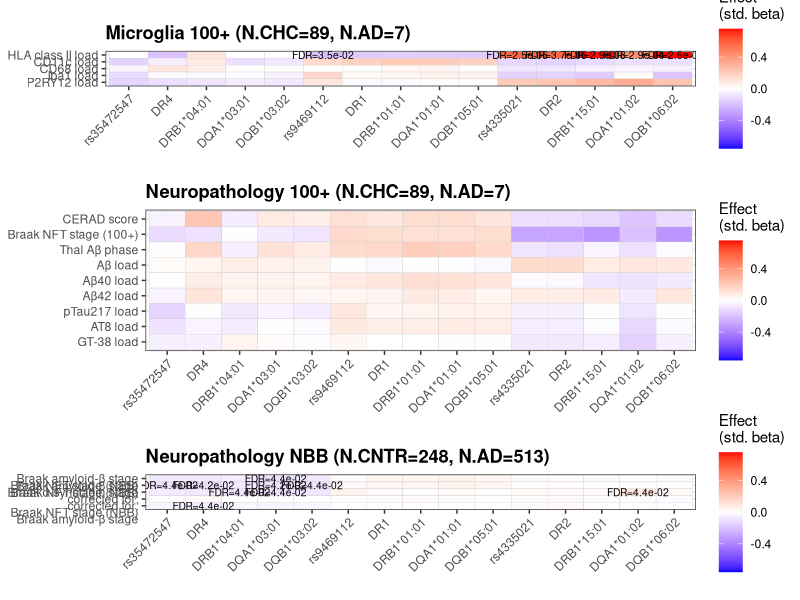

This figure's R source:
## =============================================================================
## Figure 5: heatmap of standardized effect sizes (Hap-B/Hap-R/Hap-Y genetic
## features vs. microglial markers and neuropathology), 100-plus Study
## microglia panel, 100-plus Study neuropathology panel, and NBB replication
## cohort neuropathology panel, with FDR-significant associations labeled.
##
## Built entirely from Supplementary Table 2's already-aggregated association
## statistics (from table3_supptable2.R), so - like every other main script -
## it needs no private individual-level data and can be run from a clone of
## this repository as-is.
## =============================================================================
##
## Inputs:
##   tables/supptable2.tsv - full association statistics (Haplotype, Feature,
##     Outcome variable, Std. Beta, FDR P etc.); from table3_supptable2.R
## Outputs:
##   figures/figure5_R.pdf
## =============================================================================

library(data.table)
library(ggplot2)
library(dplyr)
library(gridExtra)

# Run from the repository root, e.g. `Rscript figure5.R` from the top-level directory,
# or uncomment and edit the line below to set the working directory explicitly.
# setwd("/path/to/repository")

## -----------------------------------------------------------------------------
## Helper functions
## -----------------------------------------------------------------------------

# Heatmap of standardized effect sizes (feature x outcome), with significance labels.
make_panel <- function(df, outcome_order, title, zlim) {
  df <- df %>%
    filter(test_var %in% outcome_order) %>%
    mutate(
      test_var = factor(test_var, levels = rev(outcome_order)),
      snp_var  = factor(snp_var, levels = haplotype_features)
    )

  ggplot(df, aes(x = snp_var, y = test_var, fill = beta_std)) +
    geom_tile(color = "grey80") +
    geom_text(aes(label = label), size = 2.6) +
    scale_fill_gradient2(
      low = "blue", mid = "white", high = "red", midpoint = 0,
      limits = c(-zlim, zlim), name = "Effect\n(std. beta)"
    ) +
    labs(x = NULL, y = NULL, title = title) +
    theme_bw() +
    theme(
      axis.text.x = element_text(angle = 45, hjust = 1),
      plot.title = element_text(face = "bold")
    )
}

## -----------------------------------------------------------------------------
## 1. Panel groupings and haplotype feature order (matches
##    data_prep/nbb_replication_cohort/3_microglia_neuropathology_regression.R)
## -----------------------------------------------------------------------------

neuropathology_scores <- c("CERAD score", "Braak NFT stage (100+)", "Thal Aβ phase")
neuropathology_loads  <- c("Aβ load", "Aβ40 load", "Aβ42 load", "pTau217 load", "AT8 load", "GT-38 load")
microglia_loads       <- c("HLA class II load", "CD11c load", "CD68 load", "Iba1 load", "P2RY12 load")
neuropathology_all    <- c(neuropathology_scores, neuropathology_loads)

nbb_outcome_order <- c(
  "Braak amyloid-β stage",
  "Braak NFT stage (NBB)",
  "Braak α-synuclein stage",
  "Braak amyloid-β stage\ncorrected for:\nBraak NFT stage (NBB)",
  "Braak NFT stage (NBB)\ncorrected for:\nBraak amyloid-β stage"
)

haplotype_features <- c(
  "rs35472547", "DR4", "DRB1*04:01", "DQA1*03:01", "DQB1*03:02", # Hap-B (blue)
  "rs9469112",  "DR1", "DRB1*01:01", "DQA1*01:01", "DQB1*05:01", # Hap-R (red)
  "rs4335021",  "DR2", "DRB1*15:01", "DQA1*01:02", "DQB1*06:02"  # Hap-Y (yellow)
)

## -----------------------------------------------------------------------------
## 2. Rebuild the 100-plus and NBB association tables from Supplementary
##    Table 2, restoring the cross-adjustment labels collapsed for the TSV
## -----------------------------------------------------------------------------

supptable2 <- fread("tables/supptable2.tsv")
supptable2$`Outcome variable` <- gsub(" corrected for: ", "\ncorrected for:\n", supptable2$`Outcome variable`)

to_panel_df <- function(df) {
  data.frame(
    test_var = df$`Outcome variable`,
    snp_var  = factor(df$Feature, levels = haplotype_features),
    beta_std = df$`Std. Beta`,
    label    = ifelse(df$`FDR P` < 0.05, paste0("FDR=", formatC(df$`FDR P`, format = "e", digits = 1)), "")
  )
}

results     <- to_panel_df(supptable2[supptable2$`Outcome variable` %in% c(neuropathology_all, microglia_loads), ])
nbb_results <- to_panel_df(supptable2[supptable2$`Outcome variable` %in% nbb_outcome_order, ])

## -----------------------------------------------------------------------------
## 3. Figure 5: heatmap panels (100-plus microglia, 100-plus neuropathology,
##    NBB neuropathology)
## -----------------------------------------------------------------------------

zlim <- max(abs(supptable2$`Std. Beta`), na.rm = TRUE)

plot_micro <- make_panel(results, microglia_loads, "Microglia 100+ (N.CHC=89, N.AD=7)", zlim)
plot_neuro <- make_panel(results, neuropathology_all, "Neuropathology 100+ (N.CHC=89, N.AD=7)", zlim)
plot_nbb <- make_panel(nbb_results, nbb_outcome_order, "Neuropathology NBB (N.CNTR=248, N.AD=513)", zlim)

cairo_pdf(
  "figures/figure5_R.pdf",
  width = 14,
  height = 17
)
spacer <- grid::rectGrob(gp = grid::gpar(col = NA, fill = NA)) # small vertical spacer between panels
grid.arrange(
  spacer, plot_micro,
  spacer, plot_neuro,
  spacer, plot_nbb,
  ncol = 1,
  heights = c(0.5, 4, 0.5, 7, 0.5, 4, 0.5)
)
dev.off()
